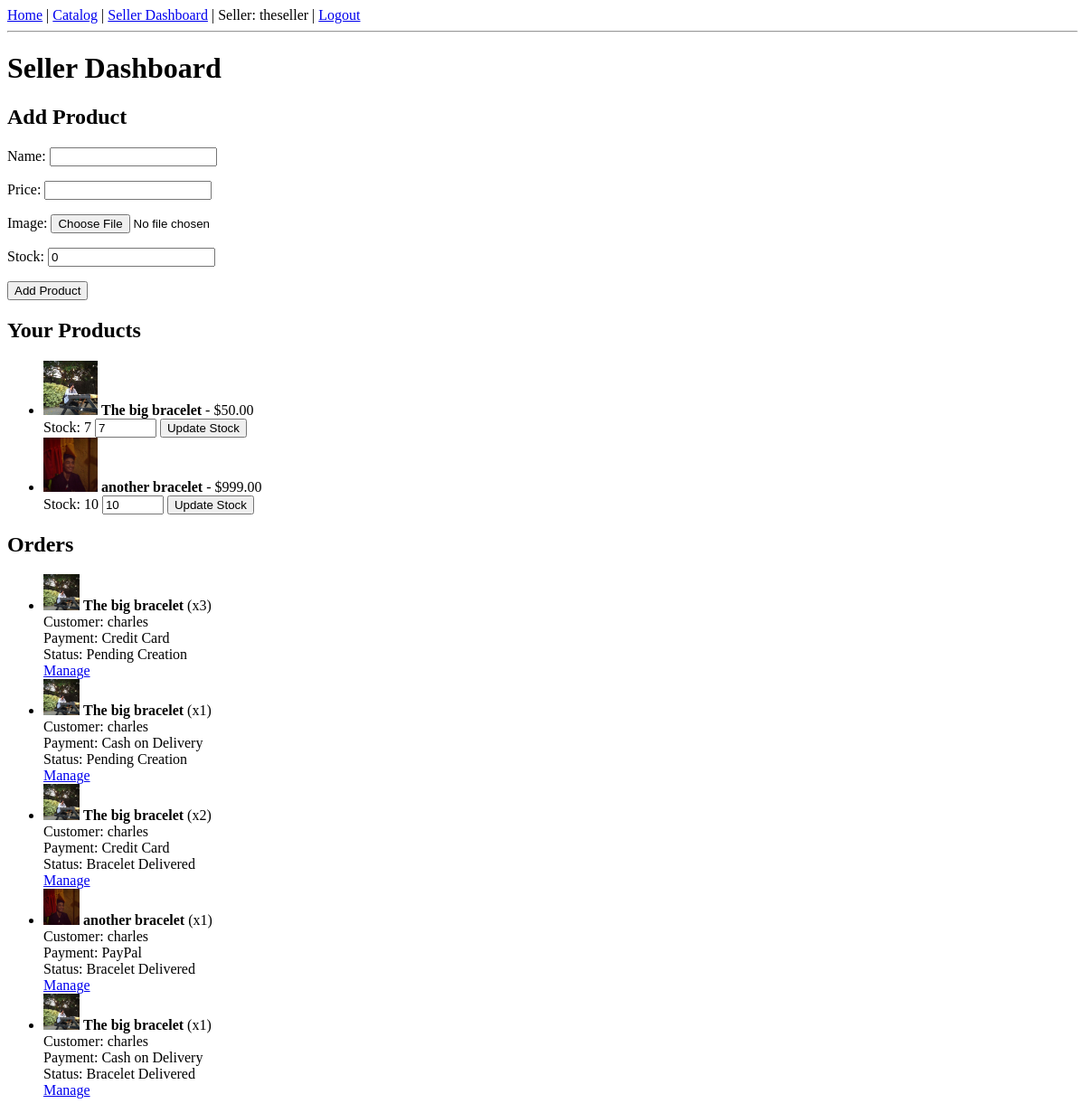
/seller/dashboard/ (signed in), run on an earlier commit of the app's database.
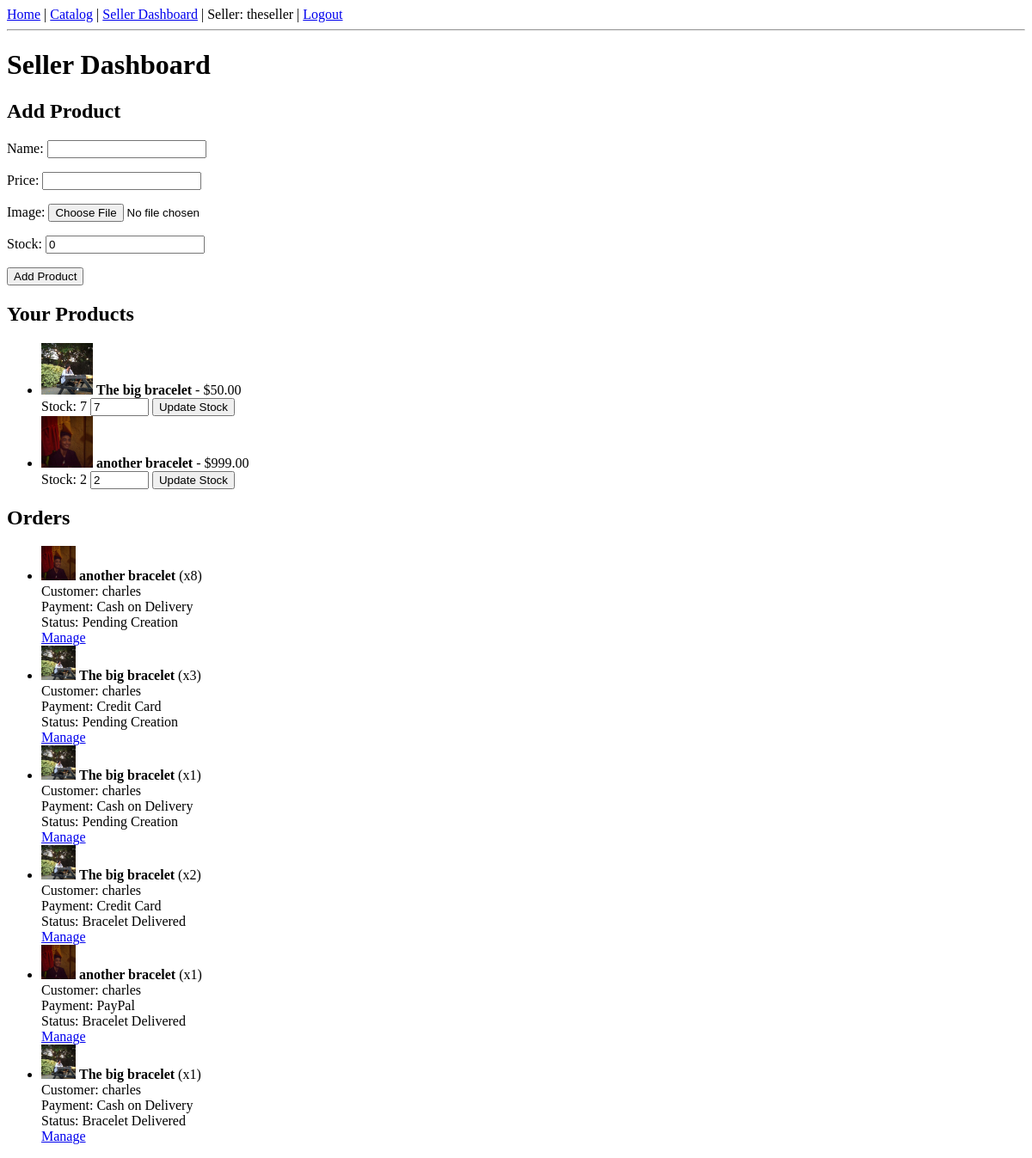
And on a later commit of the database.
### shop/models.py (models this page shows, shortened)
class Product(models.Model):
    name = models.CharField(max_length=100)
    price = models.DecimalField(max_digits=8, decimal_places=2)
    image = models.ImageField(upload_to='product_images/')
    created_by = models.ForeignKey(SellerProfile, on_delete=models.CASCADE)
    stock = models.PositiveIntegerField(default=0)

class Order(models.Model):
    STATUS_CHOICES = [
        ('waiting', 'Waiting for Payment'),
        ('pending', 'Pending Creation'),
        ('created', 'Finished Creating the Bracelet'),
        ('delivering', 'Bracelet is Being Delivered'),
        ('delivered', 'Bracelet Delivered'),
    ]
    PAYMENT_CHOICES = [
        ('credit_card', 'Credit Card'),
        ('paypal', 'PayPal'),
        ('cod', 'Cash on Delivery'),
    ]
    customer = models.ForeignKey(User, on_delete=models.CASCADE)
    product = models.ForeignKey(Product, on_delete=models.CASCADE)
    quantity = models.PositiveIntegerField()
    payment_type = models.CharField(max_length=20, choices=PAYMENT_CHOICES)
    status = models.CharField(max_length=20, choices=STATUS_CHOICES, default='waiting')
    created_at = models.DateTimeField(auto_now_add=True)
    done = models.BooleanField(default=False)
    cancelled = models.BooleanField(default=False)
    cancel_reason = models.TextField(blank=True, null=True)

### shop/views.py (the view)
# urls.py: path('seller/dashboard/', views.seller_dashboard, name='seller_dashboard'),
def seller_dashboard(request):
    if not request.user.is_authenticated or not hasattr(request.user, 'sellerprofile'):
        return redirect('login')
    seller_profile = request.user.sellerprofile
    products = Product.objects.filter(created_by=seller_profile)
    orders = Order.objects.filter(product__created_by=seller_profile).order_by('-created_at')
    if request.method == 'POST':
        if 'update_stock' in request.POST:
            product_id = request.POST.get('product_id')
            new_stock = request.POST.get('new_stock')
            try:
                product = Product.objects.get(id=product_id, created_by=seller_profile)
                product.stock = int(new_stock)
                product.save()
                messages.success(request, f"Stock updated for {product.name}!")
            except Exception:
                messages.error(request, "Failed to update stock.")
            return redirect('seller_dashboard')
        else:
            form = ProductForm(request.POST, request.FILES)
            if form.is_valid():
                product = form.save(commit=False)
                product.created_by = seller_profile
                product.save()
                messages.success(request, "Product added!")
                return redirect('seller_dashboard')
    else:
        form = ProductForm()
    return render(request, 'shop/seller_dashboard.html', {
        'form': form,
        'products': products,
        'orders': orders,
    })

### shop/views.py
class ProductForm(ModelForm):
    class Meta:
        model = Product
        fields = ['name', 'price', 'image', 'stock']

### shop/templates/shop/seller_dashboard.html (shortened to what this page needs)
{% extends 'shop/base.html' %}
{% block content %}
<h1>Seller Dashboard</h1>
<h2>Add Product</h2>
<form method="post" enctype="multipart/form-data">
    {{ form.as_p }}
    <button type="submit">Add Product</button>
</form>
<h2>Your Products</h2>
<ul>
    {% for product in products %}
        <li>
            <img src="{{ product.image.url }}" alt="{{ product.name }}" style="width:60px;height:60px;object-fit:cover;">
            <strong>{{ product.name }}</strong> - ${{ product.price }}<br>
            Stock: {{ product.stock }}
            <form method="post" style="display:inline;">
                <input type="number" name="new_stock" min="0" value="{{ product.stock }}" style="width:60px;">
                <button type="submit" name="update_stock">Update Stock</button>
            </form>
        </li>
    {% empty %}
        <li>No products yet.</li>
    {% endfor %}
</ul>
<h2>Orders</h2>
<ul>
    {% for order in orders %}
        <li>
            <img src="{{ order.product.image.url }}" alt="{{ order.product.name }}" style="width:40px;height:40px;object-fit:cover;">
            <strong>{{ order.product.name }}</strong> (x{{ order.quantity }})<br>
            Customer: {{ order.customer.username }}<br>
            Payment: {{ order.get_payment_type_display }}<br>
            Status: {{ order.get_status_display }}<br>
            <a href="{% url 'manage_order' order.id %}">Manage</a>
        </li>
    {% empty %}
        <li>No orders yet.</li>
    {% endfor %}
</ul>
{% endblock %}

What changed in the data, as far as the page shows it:
changed Product "another bracelet": stock "10" → "2"; new_stock "10" → "2"
added Order: product.image (picture), product.name "another bracelet", quantity "8", customer.username "charles", payment_type "Cash on Delivery", status "Pending Creation"
